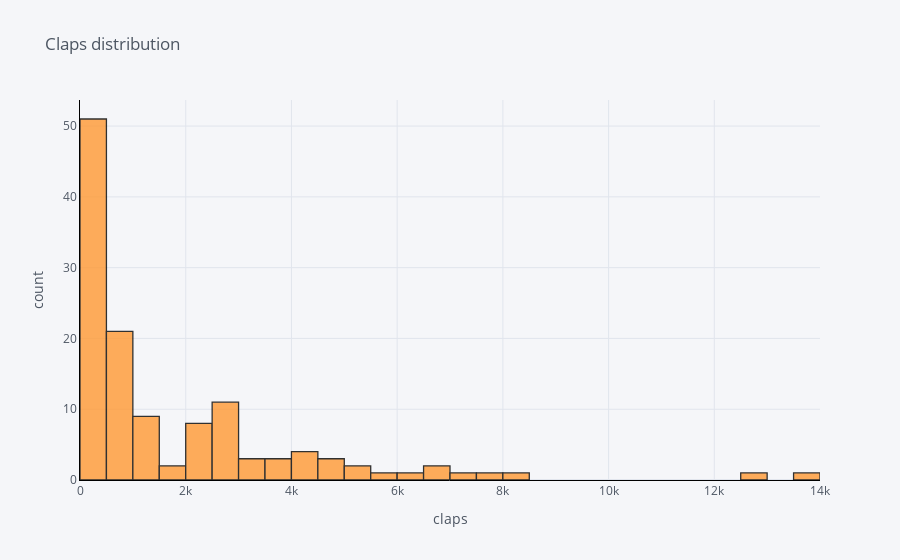

Write notebook code for a chart like this one.
### Code cell
#skapa histogram
df['claps'].iplot(
    kind = 'hist',
    bins = 30,
    xTitle = 'claps',
    yTitle = 'count',
    title = 'Claps distribution',
    linecolor = 'black'
)

### Figure 1 — Plotly figure (JSON) as saved in the notebook; plotly's stock layout.template omitted (floating-point values rounded to 4 significant figures)
{"data": [{"histfunc": "count", "histnorm": "", "marker": {"color": "rgba(255, 153, 51, 1.0)", "line": {"color": "#000000", "width": 1.3}}, "name": "claps", "nbinsx": 30, "opacity": 0.8, "orientation": "v", "type": "histogram", "x": [2, 18, 50, 0, 0, 0, 73, 234, 2, 0, 682, 58, 5, 7, 87, 23, 4, 113, 8, 17, 8, 4800, 2700, 72, 123, 857, 186, 11, 119, 2000, 4100, 59, 2700, 77, 14, 7000, 1200, 275, 1600, 1600, 1000, 4300, 4980, 12900, 223, 4900, 101, 5900, 548, 895, 6700, 6500, 2700, 1100, 2900, 2600, 2800, 5300, 1300, 1000, 7900, 364, 13500, 4100, 2200, 3900, 6300, 8200, 1300, 5400, 2300, 2700, 2100, 707, 650, 2700, 4100, 822, 830, 3700, 653, 657, 1100, 2800, 3100, 792, 222, 3300, 315, 2500, 976, 2000, 1000, 3200, 651, 2300, 809, 745, 587, 818, 2200, 1300, 630, 2600, 2000, 3600, 440, 728, 893, 205, 529, 121, 361, 31, 0, 24, 0, 5, 6, 0, 424, 443, 412, 329, 309, 75]}], "layout": {"barmode": "overlay", "legend": {"bgcolor": "#F5F6F9", "font": {"color": "#4D5663"}}, "paper_bgcolor": "#F5F6F9", "plot_bgcolor": "#F5F6F9", "title": {"font": {"color": "#4D5663"}, "text": "Claps distribution"}, "xaxis": {"gridcolor": "#E1E5ED", "linecolor": "black", "showgrid": true, "tickfont": {"color": "#4D5663"}, "title": {"font": {"color": "#4D5663"}, "text": "claps"}, "zerolinecolor": "#E1E5ED"}, "yaxis": {"gridcolor": "#E1E5ED", "linecolor": "black", "showgrid": true, "tickfont": {"color": "#4D5663"}, "title": {"font": {"color": "#4D5663"}, "text": "count"}, "zerolinecolor": "#E1E5ED"}}}
